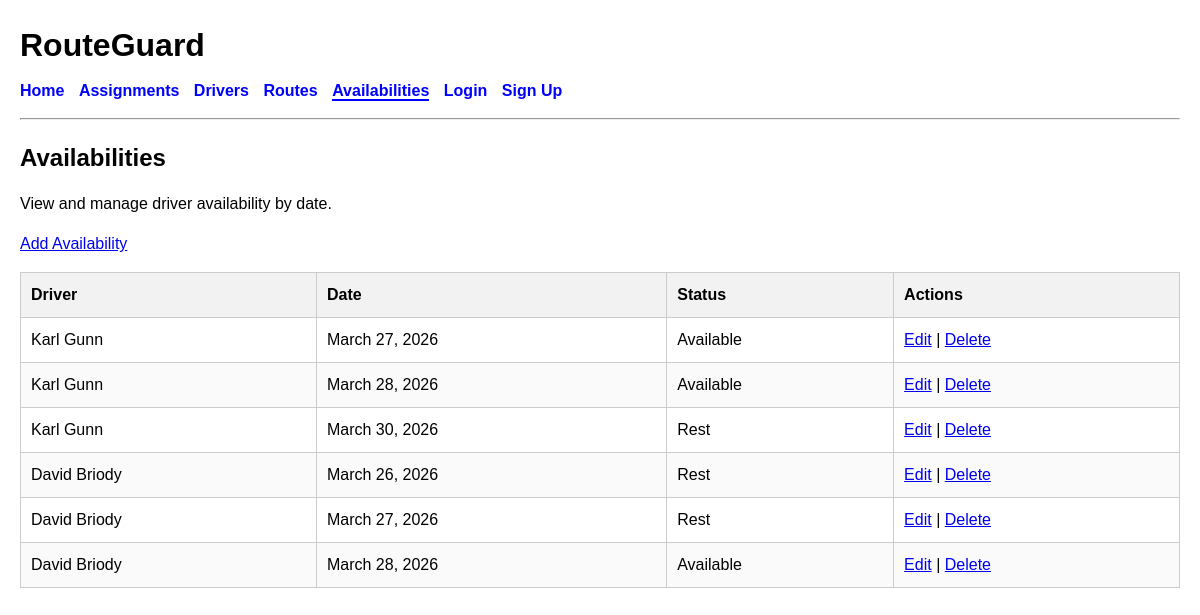
Page /availabilities/ on the committed database.
### planner/models.py (models this page shows, shortened)
class Availability(models.Model):
    STATUS_CHOICES = [
        ("available", "Available"),
        ("rest", "Rest"),
        ("holiday", "Holiday"),
        ("sick", "Sick"),
        ("unavailable", "Unavailable"),
    ]
    driver = models.ForeignKey(Driver, on_delete=models.CASCADE)
    date = models.DateField()
    status = models.CharField(max_length=20, choices=STATUS_CHOICES)

class Driver(models.Model):
    name = models.CharField(max_length=100)
    employee_id = models.CharField(max_length=20, unique=True)
    active = models.BooleanField(default=True)
    def __str__(self):
        return self.name

### planner/views.py (the view)
# urls.py: path("availabilities/", views.availability_list, name="availability_list"),
def availability_list(request):
    availabilities = Availability.objects.all()
    return render(
        request,
        "planner/availability_list.html",
        {"availabilities": availabilities},
    )

### planner/templates/planner/availability_list.html
{% extends "base.html" %}
{% block content %}
<h2>Availabilities</h2>
<p>View and manage driver availability by date.</p>
<p><a href="{% url 'create_availability' %}">Add Availability</a></p>
{% if availabilities %}
    <table>
        <thead>
            <tr>
                <th>Driver</th>
                <th>Date</th>
                <th>Status</th>
                <th>Actions</th>
            </tr>
        </thead>
        <tbody>
            {% for availability in availabilities %}
                <tr>
                    <td>{{ availability.driver }}</td>
                    <td>{{ availability.date }}</td>
                    <td>{{ availability.get_status_display }}</td>
                    <td>
                        <a href="{% url 'edit_availability' availability.id %}">Edit</a>
                        |
                        <a href="{% url 'delete_availability' availability.id %}">Delete</a>
                </tr>
            {% endfor %}
        </tbody>
    </table>
{% else %}
    <p>No availability records found.</p>
{% endif %}
{% endblock %}

### static/css/style.css (style rules this page uses)
body { font-family: Arial, sans-serif; margin: 20px; line-height: 1.5; }
h1, h2 { margin-bottom: 10px; }
table { width: 100%; border-collapse: collapse; margin-top: 15px; margin-bottom: 20px; }
th, td { border: 1px solid #ccc; padding: 10px; text-align: left; }
th { background-color: #f2f2f2; }
tr:nth-child(even) { background-color: #fafafa; }

### rows in the picture
Availability: driver "Karl Gunn", date "March 27, 2026", status "Available"
Availability: driver "Karl Gunn", date "March 28, 2026", status "Available"
Availability: driver "Karl Gunn", date "March 30, 2026", status "Rest"
Availability: driver "David Briody", date "March 26, 2026", status "Rest"
Availability: driver "David Briody", date "March 27, 2026", status "Rest"
Availability: driver "David Briody", date "March 28, 2026", status "Available"
